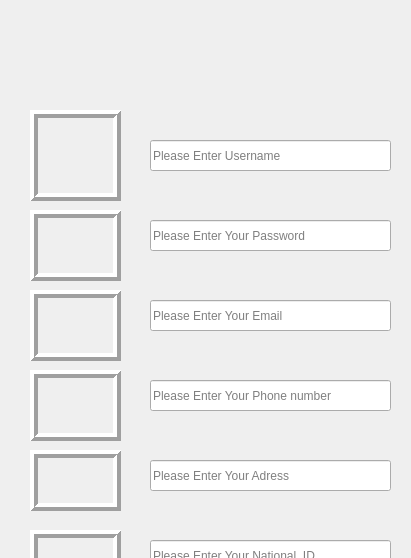
        <widget class="QWidget" name="widget">
         <property name="geometry">
          <rect>
           <x>0</x>
           <y>0</y>
           <width>411</width>
           <height>558</height>
          </rect>
         </property>
         <attribute name="label">
          <string>Guest Information</string>
         </attribute>
         <widget class="QLineEdit" name="lineEdit_6">
          <property name="geometry">
           <rect>
            <x>150</x>
            <y>540</y>
            <width>241</width>
            <height>31</height>
           </rect>
          </property>
          <property name="text">
           <string/>
          </property>
          <property name="placeholderText">
           <string>Please Enter Your National_ID</string>
          </property>
         </widget>
         <widget class="QLineEdit" name="lineEdit_3">
          <property name="geometry">
           <rect>
            <x>150</x>
            <y>300</y>
            <width>241</width>
            <height>31</height>
           </rect>
          </property>
          <property name="text">
           <string/>
          </property>
          <property name="placeholderText">
           <string>Please Enter Your Email</string>
          </property>
         </widget>
         <widget class="QLineEdit" name="lineEdit_5">
          <property name="geometry">
           <rect>
            <x>150</x>
            <y>460</y>
            <width>241</width>
            <height>31</height>
           </rect>
          </property>
          <property name="text">
           <string/>
          </property>
          <property name="placeholderText">
           <string>Please Enter Your Adress</string>
          </property>
         </widget>
         <widget class="QLineEdit" name="lineEdit_2">
          <property name="geometry">
           <rect>
            <x>150</x>
            <y>220</y>
            <width>241</width>
            <height>31</height>
           </rect>
          </property>
          <property name="text">
           <string/>
          </property>
          <property name="placeholderText">
           <string>Please Enter Your Password</string>
          </property>
         </widget>
         <widget class="QLineEdit" name="lineEdit_4">
          <property name="geometry">
           <rect>
            <x>150</x>
            <y>380</y>
            <width>241</width>
            <height>31</height>
           </rect>
          </property>
          <property name="text">
           <string/>
          </property>
          <property name="placeholderText">
           <string>Please Enter Your Phone number</string>
          </property>
         </widget>
         <widget class="QLineEdit" name="lineEdit">
          <property name="geometry">
           <rect>
            <x>150</x>
            <y>140</y>
            <width>241</width>
            <height>31</height>
           </rect>
          </property>
          <property name="text">
           <string/>
          </property>
          <property name="placeholderText">
           <string>Please Enter Username</string>
          </property>
         </widget>
         <widget class="QRadioButton" name="radioButton_2">
          <property name="geometry">
           <rect>
            <x>260</x>
            <y>620</y>
            <width>95</width>
            <height>20</height>
           </rect>
          </property>
          <property name="text">
           <string>Female</string>
          </property>
         </widget>
         <widget class="QLabel" name="label_7">
          <property name="geometry">
           <rect>
            <x>30</x>
            <y>110</y>
            <width>91</width>
            <height>91</height>
           </rect>
          </property>
          <property name="minimumSize">
           <size>
            <width>91</width>
            <height>0</height>
           </size>
          </property>
          <property name="maximumSize">
           <size>
            <width>91</width>
            <height>16777215</height>
           </size>
          </property>
          <property name="styleSheet">
           <string notr="true"/>
          </property>
          <property name="frameShape">
           <enum>QFrame::Box</enum>
          </property>
          <property name="frameShadow">
           <enum>QFrame::Raised</enum>
          </property>
          <property name="lineWidth">
           <number>4</number>
          </property>
          <property name="text">
           <string/>
          </property>
          <property name="pixmap">
           <pixmap resource="test.qrc">:/newPrefix/username.png</pixmap>
          </property>
          <property name="scaledContents">
           <bool>true</bool>
          </property>
         </widget>
         <widget class="QLabel" name="label_8">
          <property name="geometry">
           <rect>
            <x>30</x>
            <y>210</y>
            <width>91</width>
            <height>71</height>
           </rect>
          </property>
          <property name="frameShape">
           <enum>QFrame::Box</enum>
          </property>
          <property name="frameShadow">
           <enum>QFrame::Raised</enum>
          </property>
          <property name="lineWidth">
           <number>4</number>
          </property>
          <property name="text">
           <string/>
          </property>
          <property name="pixmap">
           <pixmap>pass.png</pixmap>
          </property>
          <property name="scaledContents">
           <bool>true</bool>
          </property>
         </widget>
         <widget class="QLabel" name="label_9">
          <property name="geometry">
           <rect>
            <x>30</x>
            <y>290</y>
            <width>91</width>
            <height>71</height>
           </rect>
          </property>
          <property name="frameShape">
           <enum>QFrame::Box</enum>
          </property>
          <property name="frameShadow">
           <enum>QFrame::Raised</enum>
          </property>
          <property name="lineWidth">
           <number>4</number>
          </property>
          <property name="text">
           <string/>
          </property>
          <property name="pixmap">
           <pixmap resource="test.qrc">:/newPrefix/email.png</pixmap>
          </property>
          <property name="scaledContents">
           <bool>true</bool>
          </property>
         </widget>
         <widget class="QLabel" name="label_10">
          <property name="geometry">
           <rect>
            <x>30</x>
            <y>370</y>
            <width>91</width>
            <height>71</height>
           </rect>
          </property>
          <property name="frameShape">
           <enum>QFrame::Box</enum>
          </property>
          <property name="frameShadow">
           <enum>QFrame::Raised</enum>
          </property>
          <property name="lineWidth">
           <number>4</number>
          </property>
          <property name="text">
           <string/>
          </property>
          <property name="pixmap">
           <pixmap resource="test.qrc">:/newPrefix/mobile.png</pixmap>
          </property>
          <property name="scaledContents">
           <bool>true</bool>
          </property>
         </widget>
         <widget class="QLabel" name="label_11">
          <property name="geometry">
           <rect>
            <x>30</x>
            <y>450</y>
            <width>91</width>
            <height>61</height>
           </rect>
          </property>
          <property name="frameShape">
           <enum>QFrame::Box</enum>
          </property>
          <property name="frameShadow">
           <enum>QFrame::Raised</enum>
          </property>
          <property name="lineWidth">
           <number>4</number>
          </property>
          <property name="text">
           <string/>
          </property>
          <property name="pixmap">
           <pixmap resource="test.qrc">:/newPrefix/add.png</pixmap>
          </property>
          <property name="scaledContents">
           <bool>true</bool>
          </property>
         </widget>
         <widget class="QLabel" name="label_12">
          <property name="geometry">
           <rect>
            <x>30</x>
            <y>530</y>
            <width>91</width>
            <height>61</height>
           </rect>
          </property>
          <property name="frameShape">
           <enum>QFrame::Box</enum>
          </property>
          <property name="frameShadow">
           <enum>QFrame::Raised</enum>
          </property>
          <property name="lineWidth">
           <number>4</number>
          </property>
          <property name="text">
           <string/>
          </property>
          <property name="pixmap">
           <pixmap resource="test.qrc">:/newPrefix/id.png</pixmap>
          </property>
          <property name="scaledContents">
           <bool>true</bool>
          </property>
         </widget>
         <widget class="QLabel" name="label_13">
          <property name="geometry">
           <rect>
            <x>30</x>
            <y>600</y>
            <width>91</width>
            <height>71</height>
           </rect>
          </property>
          <property name="frameShape">
           <enum>QFrame::Box</enum>
          </property>
          <property name="frameShadow">
           <enum>QFrame::Raised</enum>
          </property>
          <property name="lineWidth">
           <number>4</number>
          </property>
          <property name="text">
           <string/>
          </property>
          <property name="pixmap">
           <pixmap resource="test.qrc">:/newPrefix/gender.png</pixmap>
          </property>
          <property name="scaledContents">
           <bool>true</bool>
          </property>
         </widget>
         <widget class="QRadioButton" name="radioButton_6">
          <property name="geometry">
           <rect>
            <x>160</x>
            <y>620</y>
            <width>95</width>
            <height>20</height>
           </rect>
          </property>
          <property name="text">
           <string>Male</string>
          </property>
         </widget>
        </widget>
